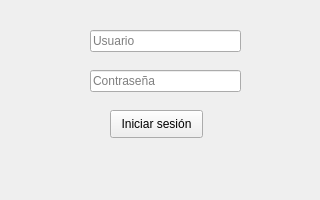
<?xml version="1.0" encoding="UTF-8"?>
<ui version="4.0">
 <class>Form</class>
 <widget class="QWidget" name="Form">
  <property name="geometry">
   <rect>
    <x>0</x>
    <y>0</y>
    <width>320</width>
    <height>200</height>
   </rect>
  </property>
  <property name="windowTitle">
   <string>Login</string>
  </property>
  <widget class="QLineEdit" name="txtUsuario">
   <property name="geometry">
    <rect>
     <x>90</x>
     <y>30</y>
     <width>151</width>
     <height>22</height>
    </rect>
   </property>
   <property name="placeholderText">
    <string>Usuario</string>
   </property>
  </widget>
  <widget class="QLineEdit" name="txtContrasena">
   <property name="geometry">
    <rect>
     <x>90</x>
     <y>70</y>
     <width>151</width>
     <height>22</height>
    </rect>
   </property>
   <property name="echoMode">
    <enum>QLineEdit::Password</enum>
   </property>
   <property name="placeholderText">
    <string>Contraseña</string>
   </property>
  </widget>
  <widget class="QPushButton" name="btnLogin">
   <property name="geometry">
    <rect>
     <x>110</x>
     <y>110</y>
     <width>93</width>
     <height>28</height>
    </rect>
   </property>
   <property name="text">
    <string>Iniciar sesión</string>
   </property>
  </widget>
 </widget>
 <resources/>
 <connections/>
</ui>
